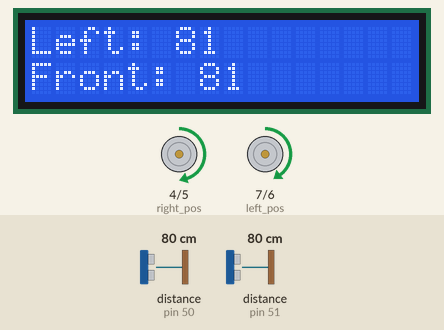
Recording of a sketch running on a simulated Arduino Mega 2560, built with avr-gcc and run on an emulated ATmega2560. Shown: 16×2 character LCD, motor-driver pin pairs drawn as motors (green arrow = first pin HIGH = forward, orange = second pin HIGH = backward, longer = more drive, scaled by the enable pin). The inputs (shaded band) are chosen by the test bench; at power-on: distance to the obstacle (sensors on pin 50, pin 51) 80 cm. The echo pulse lasts 58.3 µs per cm; what the sketch prints to the serial monitor is not drawn.

Above: at 1.2 s.
1.3 s: distance to the obstacle (sensor on pin 50) set to 14 cm
At 2.5 s:
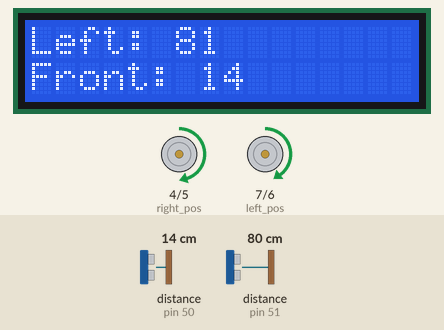
2.8 s: distance to the obstacle (sensor on pin 50) set to 11 cm
At 3.7 s:
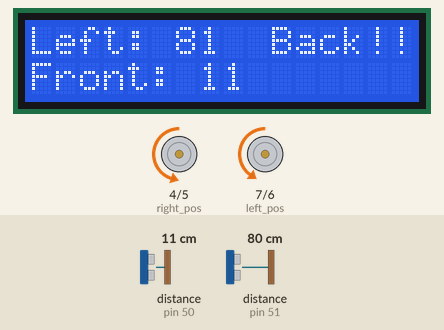
5.8 s: distance to the obstacle (sensor on pin 51) set to 17 cm
At 8.6 s:
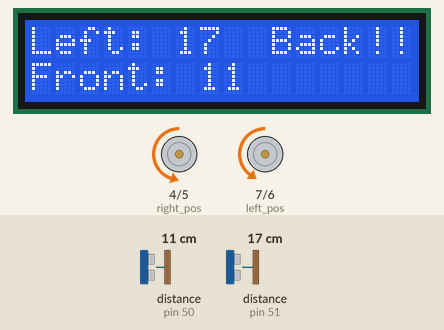
8.8 s: distance to the obstacle (sensor on pin 51) set to 13 cm
11.4 s: distance to the obstacle (sensor on pin 50) set to 2 cm
At 13.5 s:
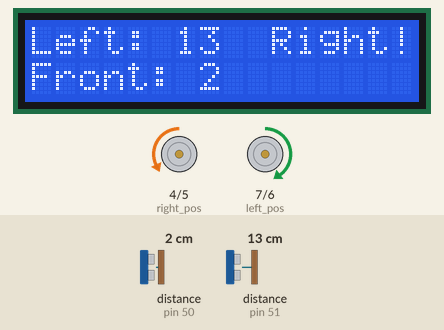
14.4 s: distance to the obstacle (sensor on pin 51) set to 2 cm
At 15.6 s:
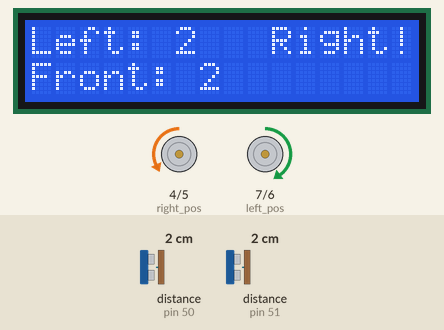
Timing chart, 0 to 16.9 s (numbered marks = the images above; inputs shaded):
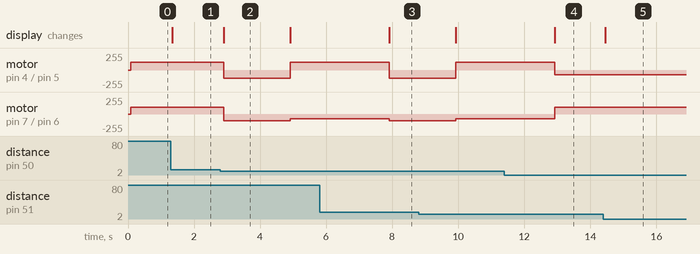

The sketch:

2Sonar_Bot_with_LCD.ino
```cpp
/*
2 sonar
1 LCD display with instant output
2 motor
*/
#include<LiquidCrystal.h>
#include<NewPing.h>

#define trig_left 53
#define echo_left 51
#define trig_front 52
#define echo_front 50
#define max_distance 200
#define left_pos 7
#define left_neg 6
#define right_pos 4
#define right_neg 5
#define right_pwm 3
#define left_pwm 8
int speeed_l= 100;
int speeed_r= 120;
int flag,distance_left,distance_front;
NewPing Sonar_left(trig_left,echo_left,max_distance);
NewPing Sonar_front(trig_front,echo_front,max_distance);
LiquidCrystal lcd(42,40,49,47,45,43);

void setup() {
  Serial.begin(9600);
  lcd.begin(16,2);
  lcd.clear();
  pinMode(left_pos,OUTPUT);
  pinMode(left_neg,OUTPUT);
  pinMode(right_pos,OUTPUT);
  pinMode(right_neg,OUTPUT);
  pinMode(right_pwm,OUTPUT);
  pinMode(left_pwm,OUTPUT);

}

void forward()
{
  digitalWrite(right_pos,HIGH);
  digitalWrite(right_neg,LOW);
  analogWrite(right_pwm,speeed_r);

  digitalWrite(left_pos,HIGH);
  digitalWrite(left_neg,LOW);
  analogWrite(left_pwm,speeed_l);
}

void backward()
{
  digitalWrite(right_pos,LOW);
  digitalWrite(right_neg,HIGH);
  analogWrite(right_pwm,speeed_r);

  digitalWrite(left_pos,LOW);
  digitalWrite(left_neg,HIGH);
  analogWrite(left_pwm,speeed_l);
}

void stopp()
{
  digitalWrite(right_pos,LOW);
  digitalWrite(right_neg,LOW);
  analogWrite(right_pwm,0);

  digitalWrite(left_pos,LOW);
  digitalWrite(left_neg,LOW);
  analogWrite(left_pwm,0);
}

void left()
{
  digitalWrite(right_pos,HIGH);
  digitalWrite(right_neg,LOW);
  analogWrite(right_pwm,speeed_r);
  digitalWrite(left_pos,LOW);
  digitalWrite(left_neg,HIGH);
  analogWrite(left_pwm,70);
}

void right()
{
  digitalWrite(right_pos,LOW);
  digitalWrite(right_neg,HIGH);
  analogWrite(right_pwm,70);

  digitalWrite(left_pos,HIGH);
  digitalWrite(left_neg,LOW);
  analogWrite(left_pwm,speeed_l);
}

void lcd_reading()
{
  lcd.setCursor(0,0);
  lcd.print("Left:");
  lcd.setCursor(6,0);
  lcd.print(distance_left);

  lcd.setCursor(0,1);
  lcd.print("Front:");
  lcd.setCursor(7,1);
  lcd.print(distance_front);
}


void loop()
{
  flag=0;
  distance_left=Sonar_left.ping_cm();
  distance_front=Sonar_front.ping_cm();
  lcd.clear();
  Serial.print("Left:  ");
  Serial.print(distance_left);
  Serial.print("    Front:  ");
  Serial.print(distance_front);
  Serial.println();
  lcd_reading();

  if ( distance_left <= 15)
  {
    lcd.setCursor(10,0);
    lcd.print("Right!");
    right();
    delay(500);
    flag=1;
  }
  else if (distance_front <= 12)
  {
    lcd.setCursor(10,0);
    lcd.print("Back!!");
    backward();
    delay(2000);
    lcd.clear();
    lcd_reading();
    lcd.setCursor(10,0);
    lcd.print("Left!!");
    left();
    delay(3000);
    flag=1;
  }
  if(flag==0)
  {
  forward();
  delay(300);
  }


}
```

Measured:
- the behaviour switches between 13 and 12 cm on distance to the obstacle (sensor on pin 50) (found by bisection; images 1 and 2)
- after the input at 1.3 s, the display: changes at once (image 1)
- after the input at 2.8 s, motor on pin 4 (right_pos) / pin 5 (right_neg): forward 120/255 → backward 120/255 after 0.10 s, → forward 120/255 2.0 s later; motor on pin 7 (left_pos) / pin 6 (left_neg): forward 100/255 → backward 100/255 after 0.10 s, → backward 70/255 2.0 s later; the display: changes after 0.10 s (image 2)
- after the input at 5.8 s, the display: changes after 2.1 s (image 3)
- after the input at 11.4 s, the display: changes after 1.5 s (image 4)
- after the input at 14.4 s, the display: changes after 0.06 s (image 5)
- what the display in image 2 shows lasts 2.0 s, from 2.9 s to 4.9 s
